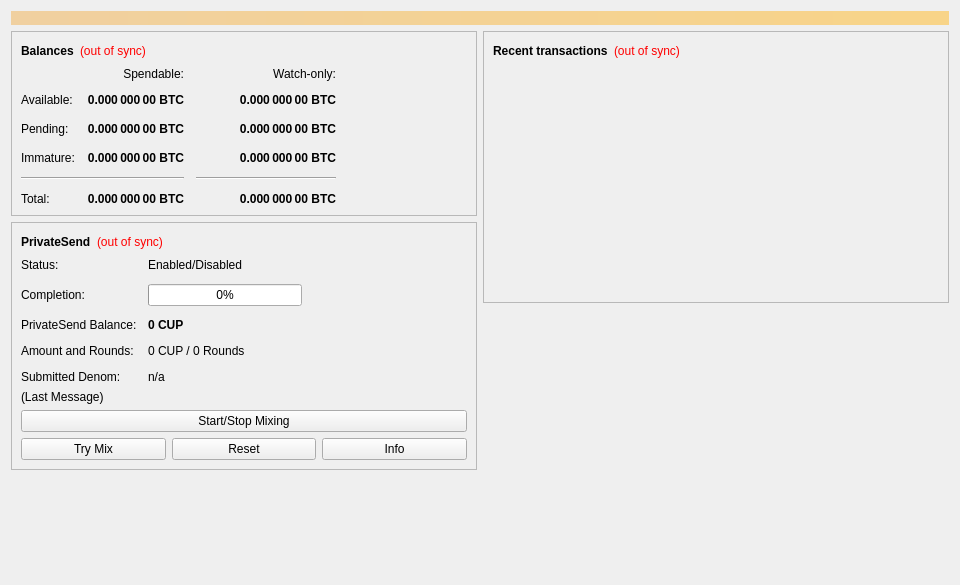
<?xml version="1.0" encoding="UTF-8"?>
<ui version="4.0">
 <class>OverviewPage</class>
 <widget class="QWidget" name="OverviewPage">
  <property name="geometry">
   <rect>
    <x>0</x>
    <y>0</y>
    <width>960</width>
    <height>585</height>
   </rect>
  </property>
  <property name="minimumSize">
   <size>
    <width>960</width>
    <height>0</height>
   </size>
  </property>
  <property name="windowTitle">
   <string>Form</string>
  </property>
  <layout class="QVBoxLayout" name="topLayout">
   <item>
    <widget class="QLabel" name="labelAlerts">
     <property name="visible">
      <bool>false</bool>
     </property>
     <property name="styleSheet">
      <string notr="true">background-color: qlineargradient(x1: 0, y1: 0, x2: 1, y2: 0, stop:0 #F0D0A0, stop:1 #F8D488); color:#000000;</string>
     </property>
     <property name="wordWrap">
      <bool>true</bool>
     </property>
     <property name="margin">
      <number>3</number>
     </property>
    </widget>
   </item>
   <item>
    <layout class="QHBoxLayout" name="horizontalLayout" stretch="1,1">
     <item>
      <layout class="QVBoxLayout" name="verticalLayout_2">
       <item>
        <widget class="QFrame" name="frame">
         <property name="frameShape">
          <enum>QFrame::StyledPanel</enum>
         </property>
         <property name="frameShadow">
          <enum>QFrame::Raised</enum>
         </property>
         <layout class="QVBoxLayout" name="verticalLayout_4">
          <item>
           <layout class="QHBoxLayout" name="horizontalLayout_4">
            <item>
             <widget class="QLabel" name="label_5">
              <property name="font">
               <font>
                <weight>75</weight>
                <bold>true</bold>
               </font>
              </property>
              <property name="text">
               <string>Balances</string>
              </property>
             </widget>
            </item>
            <item>
             <widget class="QLabel" name="labelWalletStatus">
              <property name="toolTip">
               <string>The displayed information may be out of date. Your wallet automatically synchronizes with the Cupcoin network after a connection is established, but this process has not completed yet.</string>
              </property>
              <property name="styleSheet">
               <string notr="true">QLabel { color: red; }</string>
              </property>
              <property name="text">
               <string notr="true">(out of sync)</string>
              </property>
              <property name="alignment">
               <set>Qt::AlignLeading|Qt::AlignLeft|Qt::AlignVCenter</set>
              </property>
             </widget>
            </item>
            <item>
             <spacer name="horizontalSpacer_3">
              <property name="orientation">
               <enum>Qt::Horizontal</enum>
              </property>
              <property name="sizeHint" stdset="0">
               <size>
                <width>40</width>
                <height>20</height>
               </size>
              </property>
             </spacer>
            </item>
           </layout>
          </item>
          <item>
           <layout class="QGridLayout" name="gridLayout">
            <property name="spacing">
             <number>12</number>
            </property>
            <item row="2" column="2">
             <widget class="QLabel" name="labelWatchPending">
              <property name="font">
               <font>
                <weight>75</weight>
                <bold>true</bold>
               </font>
              </property>
              <property name="cursor">
               <cursorShape>IBeamCursor</cursorShape>
              </property>
              <property name="toolTip">
               <string>Unconfirmed transactions to watch-only addresses</string>
              </property>
              <property name="text">
               <string notr="true">0.000 000 00 BTC</string>
              </property>
              <property name="alignment">
               <set>Qt::AlignRight|Qt::AlignTrailing|Qt::AlignVCenter</set>
              </property>
              <property name="textInteractionFlags">
               <set>Qt::LinksAccessibleByMouse|Qt::TextSelectableByKeyboard|Qt::TextSelectableByMouse</set>
              </property>
             </widget>
            </item>
            <item row="2" column="1">
             <widget class="QLabel" name="labelUnconfirmed">
              <property name="font">
               <font>
                <weight>75</weight>
                <bold>true</bold>
               </font>
              </property>
              <property name="cursor">
               <cursorShape>IBeamCursor</cursorShape>
              </property>
              <property name="toolTip">
               <string>Total of transactions that have yet to be confirmed, and do not yet count toward the spendable balance</string>
              </property>
              <property name="text">
               <string notr="true">0.000 000 00 BTC</string>
              </property>
              <property name="alignment">
               <set>Qt::AlignRight|Qt::AlignTrailing|Qt::AlignVCenter</set>
              </property>
              <property name="textInteractionFlags">
               <set>Qt::LinksAccessibleByMouse|Qt::TextSelectableByKeyboard|Qt::TextSelectableByMouse</set>
              </property>
             </widget>
            </item>
            <item row="3" column="2">
             <widget class="QLabel" name="labelWatchImmature">
              <property name="font">
               <font>
                <weight>75</weight>
                <bold>true</bold>
               </font>
              </property>
              <property name="cursor">
               <cursorShape>IBeamCursor</cursorShape>
              </property>
              <property name="toolTip">
               <string>Mined balance in watch-only addresses that has not yet matured</string>
              </property>
              <property name="text">
               <string notr="true">0.000 000 00 BTC</string>
              </property>
              <property name="alignment">
               <set>Qt::AlignRight|Qt::AlignTrailing|Qt::AlignVCenter</set>
              </property>
              <property name="textInteractionFlags">
               <set>Qt::LinksAccessibleByMouse|Qt::TextSelectableByKeyboard|Qt::TextSelectableByMouse</set>
              </property>
             </widget>
            </item>
            <item row="4" column="0" colspan="2">
             <widget class="Line" name="lineSpendableBalance">
              <property name="orientation">
               <enum>Qt::Horizontal</enum>
              </property>
             </widget>
            </item>
            <item row="4" column="2">
             <widget class="Line" name="lineWatchBalance">
              <property name="sizePolicy">
               <sizepolicy hsizetype="Preferred" vsizetype="Fixed">
                <horstretch>0</horstretch>
                <verstretch>0</verstretch>
               </sizepolicy>
              </property>
              <property name="minimumSize">
               <size>
                <width>140</width>
                <height>0</height>
               </size>
              </property>
              <property name="orientation">
               <enum>Qt::Horizontal</enum>
              </property>
             </widget>
            </item>
            <item row="5" column="0">
             <widget class="QLabel" name="labelTotalText">
              <property name="text">
               <string>Total:</string>
              </property>
             </widget>
            </item>
            <item row="3" column="1">
             <widget class="QLabel" name="labelImmature">
              <property name="font">
               <font>
                <weight>75</weight>
                <bold>true</bold>
               </font>
              </property>
              <property name="cursor">
               <cursorShape>IBeamCursor</cursorShape>
              </property>
              <property name="toolTip">
               <string>Mined balance that has not yet matured</string>
              </property>
              <property name="text">
               <string notr="true">0.000 000 00 BTC</string>
              </property>
              <property name="alignment">
               <set>Qt::AlignRight|Qt::AlignTrailing|Qt::AlignVCenter</set>
              </property>
              <property name="textInteractionFlags">
               <set>Qt::LinksAccessibleByMouse|Qt::TextSelectableByKeyboard|Qt::TextSelectableByMouse</set>
              </property>
             </widget>
            </item>
            <item row="2" column="3">
             <spacer name="horizontalSpacer_2">
              <property name="orientation">
               <enum>Qt::Horizontal</enum>
              </property>
              <property name="sizeHint" stdset="0">
               <size>
                <width>40</width>
                <height>20</height>
               </size>
              </property>
             </spacer>
            </item>
            <item row="3" column="0">
             <widget class="QLabel" name="labelImmatureText">
              <property name="text">
               <string>Immature:</string>
              </property>
             </widget>
            </item>
            <item row="5" column="1">
             <widget class="QLabel" name="labelTotal">
              <property name="font">
               <font>
                <weight>75</weight>
                <bold>true</bold>
               </font>
              </property>
              <property name="cursor">
               <cursorShape>IBeamCursor</cursorShape>
              </property>
              <property name="toolTip">
               <string>Your current total balance</string>
              </property>
              <property name="text">
               <string notr="true">0.000 000 00 BTC</string>
              </property>
              <property name="alignment">
               <set>Qt::AlignRight|Qt::AlignTrailing|Qt::AlignVCenter</set>
              </property>
              <property name="textInteractionFlags">
               <set>Qt::LinksAccessibleByMouse|Qt::TextSelectableByKeyboard|Qt::TextSelectableByMouse</set>
              </property>
             </widget>
            </item>
            <item row="5" column="2">
             <widget class="QLabel" name="labelWatchTotal">
              <property name="font">
               <font>
                <weight>75</weight>
                <bold>true</bold>
               </font>
              </property>
              <property name="cursor">
               <cursorShape>IBeamCursor</cursorShape>
              </property>
              <property name="toolTip">
               <string>Current total balance in watch-only addresses</string>
              </property>
              <property name="text">
               <string notr="true">0.000 000 00 BTC</string>
              </property>
              <property name="alignment">
               <set>Qt::AlignRight|Qt::AlignTrailing|Qt::AlignVCenter</set>
              </property>
              <property name="textInteractionFlags">
               <set>Qt::LinksAccessibleByMouse|Qt::TextSelectableByKeyboard|Qt::TextSelectableByMouse</set>
              </property>
             </widget>
            </item>
            <item row="0" column="2">
             <widget class="QLabel" name="labelWatchonly">
              <property name="text">
               <string>Watch-only:</string>
              </property>
              <property name="alignment">
               <set>Qt::AlignRight|Qt::AlignTrailing|Qt::AlignVCenter</set>
              </property>
             </widget>
            </item>
            <item row="1" column="0">
             <widget class="QLabel" name="labelBalanceText">
              <property name="text">
               <string>Available:</string>
              </property>
             </widget>
            </item>
            <item row="1" column="1">
             <widget class="QLabel" name="labelBalance">
              <property name="font">
               <font>
                <weight>75</weight>
                <bold>true</bold>
               </font>
              </property>
              <property name="cursor">
               <cursorShape>IBeamCursor</cursorShape>
              </property>
              <property name="toolTip">
               <string>Your current spendable balance</string>
              </property>
              <property name="text">
               <string notr="true">0.000 000 00 BTC</string>
              </property>
              <property name="alignment">
               <set>Qt::AlignRight|Qt::AlignTrailing|Qt::AlignVCenter</set>
              </property>
              <property name="textInteractionFlags">
               <set>Qt::LinksAccessibleByMouse|Qt::TextSelectableByKeyboard|Qt::TextSelectableByMouse</set>
              </property>
             </widget>
            </item>
            <item row="1" column="2">
             <widget class="QLabel" name="labelWatchAvailable">
              <property name="font">
               <font>
                <weight>75</weight>
                <bold>true</bold>
               </font>
              </property>
              <property name="cursor">
               <cursorShape>IBeamCursor</cursorShape>
              </property>
              <property name="toolTip">
               <string>Your current balance in watch-only addresses</string>
              </property>
              <property name="text">
               <string notr="true">0.000 000 00 BTC</string>
              </property>
              <property name="alignment">
               <set>Qt::AlignRight|Qt::AlignTrailing|Qt::AlignVCenter</set>
              </property>
              <property name="textInteractionFlags">
               <set>Qt::LinksAccessibleByMouse|Qt::TextSelectableByKeyboard|Qt::TextSelectableByMouse</set>
              </property>
             </widget>
            </item>
            <item row="2" column="0">
             <widget class="QLabel" name="labelPendingText">
              <property name="text">
               <string>Pending:</string>
              </property>
             </widget>
            </item>
            <item row="0" column="1">
             <widget class="QLabel" name="labelSpendable">
              <property name="text">
               <string>Spendable:</string>
              </property>
              <property name="alignment">
               <set>Qt::AlignRight|Qt::AlignTrailing|Qt::AlignVCenter</set>
              </property>
             </widget>
            </item>
           </layout>
          </item>
         </layout>
        </widget>
       </item>
       <item>
        <widget class="QFrame" name="framePrivateSend">
         <property name="layoutDirection">
          <enum>Qt::LeftToRight</enum>
         </property>
         <property name="frameShape">
          <enum>QFrame::StyledPanel</enum>
         </property>
         <property name="frameShadow">
          <enum>QFrame::Raised</enum>
         </property>
         <layout class="QVBoxLayout" name="VerticalLayout_PS1">
          <item>
           <layout class="QHBoxLayout" name="horizontalLayout_5">
            <item>
             <widget class="QLabel" name="labelPrivateSendHeader">
              <property name="font">
               <font>
                <weight>75</weight>
                <bold>true</bold>
               </font>
              </property>
              <property name="text">
               <string>PrivateSend</string>
              </property>
             </widget>
            </item>
            <item>
             <widget class="QLabel" name="labelPrivateSendSyncStatus">
              <property name="toolTip">
               <string>The displayed information may be out of date. Your wallet automatically synchronizes with the Cupcoin network after a connection is established, but this process has not completed yet.</string>
              </property>
              <property name="styleSheet">
               <string notr="true">QLabel { color: red; }</string>
              </property>
              <property name="text">
               <string notr="true">(out of sync)</string>
              </property>
              <property name="alignment">
               <set>Qt::AlignLeading|Qt::AlignLeft|Qt::AlignVCenter</set>
              </property>
             </widget>
            </item>
            <item>
             <spacer name="horizontalSpacer_4">
              <property name="orientation">
               <enum>Qt::Horizontal</enum>
              </property>
              <property name="sizeHint" stdset="0">
               <size>
                <width>40</width>
                <height>20</height>
               </size>
              </property>
             </spacer>
            </item>
           </layout>
          </item>
          <item>
           <layout class="QFormLayout" name="privateSendFormLayout">
            <property name="fieldGrowthPolicy">
             <enum>QFormLayout::AllNonFixedFieldsGrow</enum>
            </property>
            <property name="horizontalSpacing">
             <number>11</number>
            </property>
            <property name="verticalSpacing">
             <number>12</number>
            </property>
            <item row="0" column="0">
             <widget class="QLabel" name="labelPrivateSendEnabledText">
              <property name="text">
               <string>Status:</string>
              </property>
             </widget>
            </item>
            <item row="0" column="1">
             <widget class="QLabel" name="labelPrivateSendEnabled">
              <property name="text">
               <string>Enabled/Disabled</string>
              </property>
             </widget>
            </item>
            <item row="1" column="0">
             <widget class="QLabel" name="labelCompletitionText">
              <property name="text">
               <string>Completion:</string>
              </property>
             </widget>
            </item>
            <item row="1" column="1">
             <widget class="QProgressBar" name="privateSendProgress">
              <property name="maximumSize">
               <size>
                <width>154</width>
                <height>16777215</height>
               </size>
              </property>
              <property name="value">
               <number>0</number>
              </property>
             </widget>
            </item>
            <item row="2" column="0">
             <widget class="QLabel" name="labelAnonymizedText">
              <property name="text">
               <string>PrivateSend Balance:</string>
              </property>
             </widget>
            </item>
            <item row="2" column="1">
             <widget class="QLabel" name="labelAnonymized">
              <property name="font">
               <font>
                <weight>75</weight>
                <bold>true</bold>
               </font>
              </property>
              <property name="text">
               <string notr="true">0 CUP</string>
              </property>
             </widget>
            </item>
            <item row="3" column="0">
             <widget class="QLabel" name="labelAmountAndRoundsText">
              <property name="text">
               <string>Amount and Rounds:</string>
              </property>
             </widget>
            </item>
            <item row="3" column="1">
             <widget class="QLabel" name="labelAmountRounds">
              <property name="text">
               <string>0 CUP / 0 Rounds</string>
              </property>
             </widget>
            </item>
            <item row="4" column="0">
             <widget class="QLabel" name="labelSubmittedDenomText">
              <property name="text">
               <string>Submitted Denom:</string>
              </property>
             </widget>
            </item>
            <item row="4" column="1">
             <widget class="QLabel" name="labelSubmittedDenom">
              <property name="toolTip">
               <string>The denominations you submitted to the Masternode.&lt;br&gt;To mix, other users must submit the exact same denominations.</string>
              </property>
              <property name="text">
               <string>n/a</string>
              </property>
             </widget>
            </item>
           </layout>
          </item>
          <item>
           <layout class="QVBoxLayout" name="VerticalLayout_PS">
            <item>
             <widget class="QLabel" name="labelPrivateSendLastMessage">
              <property name="text">
               <string>(Last Message)</string>
              </property>
              <property name="alignment">
               <set>Qt::AlignLeading|Qt::AlignLeft|Qt::AlignTop</set>
              </property>
              <property name="wordWrap">
               <bool>true</bool>
              </property>
             </widget>
            </item>
            <item>
             <widget class="QPushButton" name="togglePrivateSend">
              <property name="sizePolicy">
               <sizepolicy hsizetype="MinimumExpanding" vsizetype="Fixed">
                <horstretch>0</horstretch>
                <verstretch>0</verstretch>
               </sizepolicy>
              </property>
              <property name="text">
               <string>Start/Stop Mixing</string>
              </property>
             </widget>
            </item>
            <item>
             <layout class="QHBoxLayout" name="horizontalLayout_debugbuttons">
              <item>
               <widget class="QPushButton" name="privateSendAuto">
                <property name="sizePolicy">
                 <sizepolicy hsizetype="MinimumExpanding" vsizetype="Fixed">
                  <horstretch>0</horstretch>
                  <verstretch>0</verstretch>
                 </sizepolicy>
                </property>
                <property name="toolTip">
                 <string>Try to manually submit a PrivateSend request.</string>
                </property>
                <property name="text">
                 <string>Try Mix</string>
                </property>
               </widget>
              </item>
              <item>
               <widget class="QPushButton" name="privateSendReset">
                <property name="sizePolicy">
                 <sizepolicy hsizetype="MinimumExpanding" vsizetype="Fixed">
                  <horstretch>0</horstretch>
                  <verstretch>0</verstretch>
                 </sizepolicy>
                </property>
                <property name="toolTip">
                 <string>Reset the current status of PrivateSend (can interrupt PrivateSend if it's in the process of Mixing, which can cost you money!)</string>
                </property>
                <property name="autoFillBackground">
                 <bool>false</bool>
                </property>
                <property name="text">
                 <string>Reset</string>
                </property>
               </widget>
              </item>
              <item>
               <widget class="QPushButton" name="privateSendInfo">
                <property name="sizePolicy">
                 <sizepolicy hsizetype="MinimumExpanding" vsizetype="Fixed">
                  <horstretch>0</horstretch>
                  <verstretch>0</verstretch>
                 </sizepolicy>
                </property>
                <property name="toolTip">
                 <string>Information about PrivateSend and Mixing</string>
                </property>
                <property name="text">
                 <string>Info</string>
                </property>
               </widget>
              </item>
             </layout>
            </item>
           </layout>
          </item>
         </layout>
        </widget>
       </item>
       <item>
        <spacer name="verticalSpacer">
         <property name="orientation">
          <enum>Qt::Vertical</enum>
         </property>
         <property name="sizeHint" stdset="0">
          <size>
           <width>20</width>
           <height>40</height>
          </size>
         </property>
        </spacer>
       </item>
      </layout>
     </item>
     <item>
      <layout class="QVBoxLayout" name="verticalLayout_3">
       <item>
        <widget class="QFrame" name="frame_2">
         <property name="frameShape">
          <enum>QFrame::StyledPanel</enum>
         </property>
         <property name="frameShadow">
          <enum>QFrame::Raised</enum>
         </property>
         <layout class="QVBoxLayout" name="verticalLayout">
          <item>
           <layout class="QHBoxLayout" name="horizontalLayout_2">
            <item>
             <widget class="QLabel" name="label_4">
              <property name="font">
               <font>
                <weight>75</weight>
                <bold>true</bold>
               </font>
              </property>
              <property name="text">
               <string>Recent transactions</string>
              </property>
             </widget>
            </item>
            <item>
             <widget class="QLabel" name="labelTransactionsStatus">
              <property name="toolTip">
               <string>The displayed information may be out of date. Your wallet automatically synchronizes with the Cupcoin network after a connection is established, but this process has not completed yet.</string>
              </property>
              <property name="styleSheet">
               <string notr="true">QLabel { color: red; }</string>
              </property>
              <property name="text">
               <string notr="true">(out of sync)</string>
              </property>
              <property name="alignment">
               <set>Qt::AlignLeading|Qt::AlignLeft|Qt::AlignVCenter</set>
              </property>
             </widget>
            </item>
            <item>
             <spacer name="horizontalSpacer">
              <property name="orientation">
               <enum>Qt::Horizontal</enum>
              </property>
              <property name="sizeHint" stdset="0">
               <size>
                <width>40</width>
                <height>20</height>
               </size>
              </property>
             </spacer>
            </item>
           </layout>
          </item>
          <item>
           <widget class="QListView" name="listTransactions">
            <property name="styleSheet">
             <string notr="true">QListView { background: transparent; }</string>
            </property>
            <property name="frameShape">
             <enum>QFrame::NoFrame</enum>
            </property>
            <property name="verticalScrollBarPolicy">
             <enum>Qt::ScrollBarAlwaysOff</enum>
            </property>
            <property name="horizontalScrollBarPolicy">
             <enum>Qt::ScrollBarAlwaysOff</enum>
            </property>
            <property name="selectionMode">
             <enum>QAbstractItemView::NoSelection</enum>
            </property>
           </widget>
          </item>
         </layout>
        </widget>
       </item>
       <item>
        <spacer name="verticalSpacer_2">
         <property name="orientation">
          <enum>Qt::Vertical</enum>
         </property>
         <property name="sizeHint" stdset="0">
          <size>
           <width>20</width>
           <height>40</height>
          </size>
         </property>
        </spacer>
       </item>
      </layout>
     </item>
    </layout>
   </item>
  </layout>
 </widget>
 <resources/>
 <connections/>
</ui>
